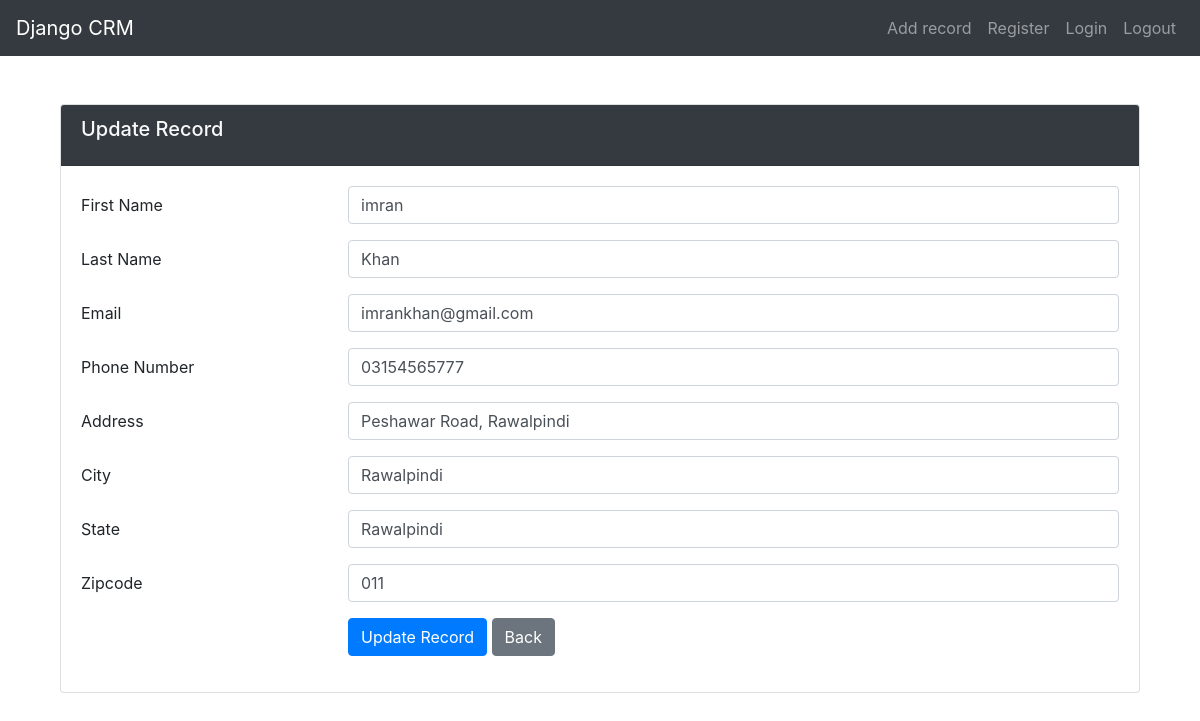
Page /update_record/3 (signed in) on the committed database.
### webapp1/models.py (models this page shows, shortened)
class Record(models.Model):
    created_at = models.DateTimeField(auto_now_add=True)
    first_name = models.CharField(max_length=100)
    last_name = models.CharField(max_length=100)
    phone_number = models.CharField(max_length=100)
    email = models.EmailField(max_length=100)
    address = models.CharField(max_length=100)
    city = models.CharField(max_length=100)
    state = models.CharField(max_length=100)
    zipcode = models.CharField(max_length=100)

### webapp1/views.py (the view)
# urls.py: path('update_record/<int:pk>', views.update_record, name = 'update_record')
def update_record(request, pk):
    if request.user.is_authenticated:
        record = Record.objects.get(id=pk)
        if request.method == 'POST':
            record.first_name = request.POST['first_name']
            record.last_name = request.POST['last_name']
            record.phone_number = request.POST['phone_number']
            record.email = request.POST['email']
            record.address = request.POST['address']
            record.city = request.POST['city']
            record.state = request.POST['state']
            record.zipcode = request.POST['zipcode']
            record.save()
            messages.success(request, 'Record updated successfully.')
            return redirect('/')
        else:
            initial_data = {
                'first_name': record.first_name,
                'last_name': record.last_name,
                'phone_number': record.phone_number,
                'email': record.email,
                'address': record.address,
                'city': record.city,
                'state': record.state,
                'zipcode': record.zipcode
            }
            return render(request, 'update_record.html', {'record': record, 'initial_data': initial_data})

### webapp1/templates/update_record.html (shortened to what this page needs)
{% extends 'base.html' %}
{% block content %}
<div class="container mt-5">
    <div class="card">
        <div class="card-header bg-dark text-light">
            <h5 class="card-title">Update Record</h5>
        </div>
        <div class="card-body">
            <form method="post" action="" >
                <div class="form-group row">
                    <label for="first_name" class="col-sm-3 col-form-label">First Name</label>
                    <div class="col-sm-9">
                        <input type="text" class="form-control" id="first_name" value="{{record.first_name}}" name="first_name" required>
                    </div>
                </div>
                <div class="form-group row">
                    <label for="last_name" class="col-sm-3 col-form-label">Last Name</label>
                    <div class="col-sm-9">
                        <input type="text" class="form-control" id="last_name" value="{{record.last_name}}" name="last_name" required>
                    </div>
                </div>
                <div class="form-group row">
                    <label for="email" class="col-sm-3 col-form-label">Email</label>
                    <div class="col-sm-9">
                        <input type="email" class="form-control" id="email" value="{{record.email}}" name="email" required>
                    </div>
                </div>
                <div class="form-group row">
                    <label for="phone_number" class="col-sm-3 col-form-label">Phone Number</label>
                    <div class="col-sm-9">
                        <input type="tel" class="form-control" id="phone_number" value="{{record.phone_number}}" name="phone_number" required>
                    </div>
                </div>
                <div class="form-group row">
                    <label for="address" class="col-sm-3 col-form-label">Address</label>
                    <div class="col-sm-9">
                        <input type="text" class="form-control" id="address" value="{{record.address}}" name="address" required>
                    </div>
                </div>
                <div class="form-group row">
                    <label for="city" class="col-sm-3 col-form-label">City</label>
                    <div class="col-sm-9">
                        <input type="text" class="form-control" id="city" value="{{record.city}}" name="city" required>
                    </div>
                </div>
                <div class="form-group row">
                    <label for="state" class="col-sm-3 col-form-label">State</label>
                    <div class="col-sm-9">
                        <input type="text" class="form-control" id="state" value="{{record.city}}" name="state" required>
                    </div>
                </div>
                <div class="form-group row">
                    <label for="zipcode" class="col-sm-3 col-form-label">Zipcode</label>
                    <div class="col-sm-9">
                        <input type="text" class="form-control" id="zipcode" value="{{record.zipcode}}" name="zipcode" required>
                    </div>
                </div>
                <div class="form-group row">
                    <div class="col-sm-9 offset-sm-3">
                        <button type="submit" class="btn btn-primary">Update Record</button>
                        <a href="{% url 'home' %}" class="btn btn-secondary">Back</a>
                    </div>
                </div>
            </form>
        </div>
    </div>
</div>
{% endblock %}

### rows in the picture
Record: first_name "imran", last_name "Khan", email "imrankhan@gmail.com", phone_number "03154565777", address "Peshawar Road, Rawalpindi", city "Rawalpindi", state "Rawalpindi", zipcode "011"
